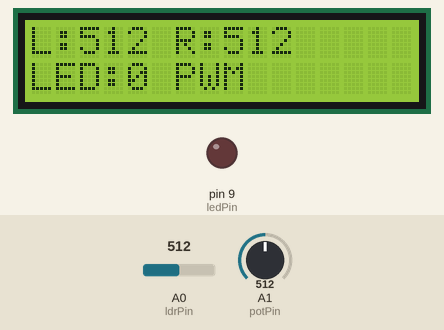
Bench run of a sketch on a simulated Arduino Nano, built with avr-gcc and run on an emulated ATmega328P. Shown: 16×2 character LCD, output pins drawn as LEDs (lit = HIGH). The test bench sets the inputs (shaded band); at power-on: A1 (potPin) = 512, A0 (ldrPin) = 512. What the sketch prints to the serial monitor is not drawn.

Above: at 2.7 s.
2.8 s: A1 (potPin) set to 716
At 3.2 s:
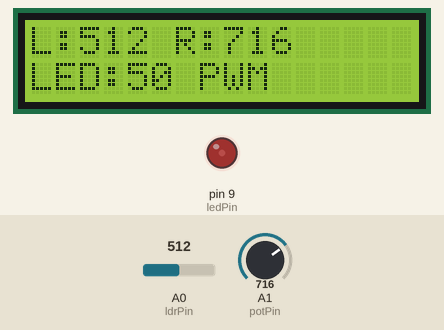
4.4 s: A0 (ldrPin) set to 306
At 5.0 s:
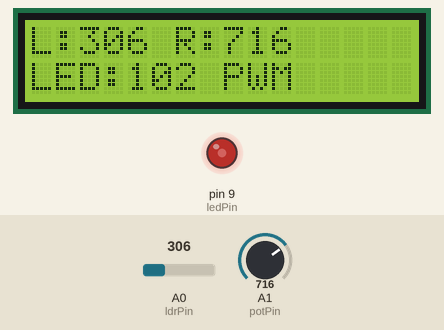
6.0 s: A0 (ldrPin) set to 122
At 6.9 s:
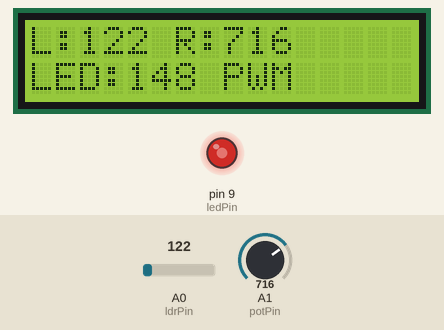
7.7 s: A1 (potPin) set to 900
At 8.9 s:
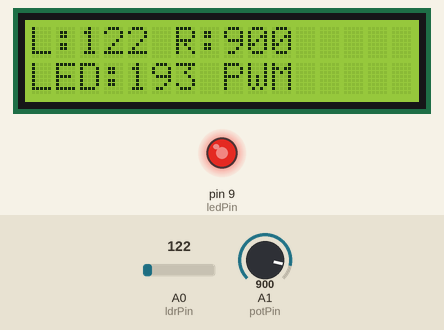
9.3 s: A0 (ldrPin) set to 0
At 10.7 s:
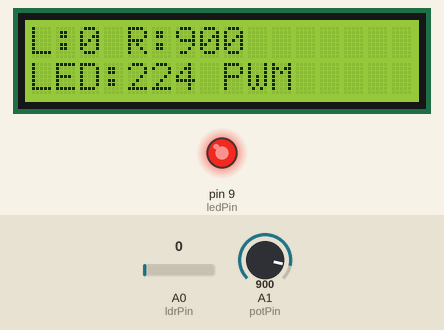
11.0 s: A1 (potPin) set to 1023
At 12.3 s:
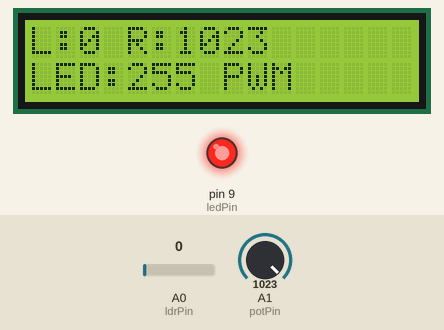
Timing chart, 0 to 13.6 s (numbered marks = the images above; inputs shaded):
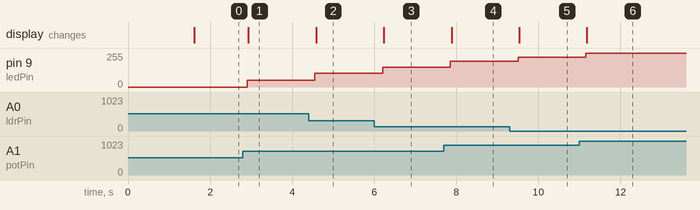

Measured:
- after the input at 2.8 s, pin 9 (ledPin): 0/255 → 50/255 after 0.11 s; the display: changes after 0.13 s (image 1)
- after the input at 4.4 s, pin 9 (ledPin): 50/255 → 102/255 after 0.15 s; the display: changes after 0.18 s (image 2)
- after the input at 6.0 s, pin 9 (ledPin): 102/255 → 148/255 after 0.20 s; the display: changes after 0.23 s (image 3)
- after the input at 7.7 s, pin 9 (ledPin): 148/255 → 193/255 after 0.16 s; the display: changes after 0.19 s (image 4)
- after the input at 9.3 s, pin 9 (ledPin): 193/255 → 224/255 after 0.21 s; the display: changes after 0.24 s (image 5)
- after the input at 11.0 s, pin 9 (ledPin): 224/255 → 255/255 after 0.15 s; the display: changes after 0.18 s (image 6)

The sketch:

sketch.ino
```cpp
#include <Wire.h>
#include <LiquidCrystal_I2C.h>

// U Wokwi simulaciji LCD najcesce koristi adresu 0x27.
// Ako se koristi fizicki LCD, adresu treba provjeriti pomocu I2C scannera.
LiquidCrystal_I2C lcd(0x27, 16, 2);

const int ldrPin = A0;   // LDR senzor
const int potPin = A1;   // potenciometar
const int ledPin = 9;    // LED preko otpornika na D9

void setup() {
  pinMode(ledPin, OUTPUT);

  Serial.begin(9600);

  lcd.init();
  lcd.backlight();

  lcd.setCursor(0, 0);
  lcd.print("Pametni LED");
  lcd.setCursor(0, 1);
  lcd.print("Pokretanje...");
  delay(1500);

  lcd.clear();
}

void loop() {
  int ldrValue = analogRead(ldrPin);   // stvarna razina svjetla
  int refValue = analogRead(potPin);   // zadana vrijednost

  int error = refValue - ldrValue;
  int ledValue;

  if (error > 0) {
    ledValue = map(error, 0, 1023, 0, 255);
  } else {
    ledValue = 0;
  }

  ledValue = constrain(ledValue, 0, 255);

  // Upravljanje LED-icom pomocu PWM-a
  analogWrite(ledPin, ledValue);

  // Serial Monitor prikaz
  Serial.print("LDR: ");
  Serial.print(ldrValue);
  Serial.print("  REF: ");
  Serial.print(refValue);
  Serial.print("  LED: ");
  Serial.println(ledValue);

  // LCD prvi red
  lcd.setCursor(0, 0);
  lcd.print("L:");
  lcd.print(ldrValue);
  lcd.print(" R:");
  lcd.print(refValue);
  lcd.print("   ");

  // LCD drugi red
  lcd.setCursor(0, 1);
  lcd.print("LED:");
  lcd.print(ledValue);
  lcd.print(" PWM     ");

  delay(300);
}
```
